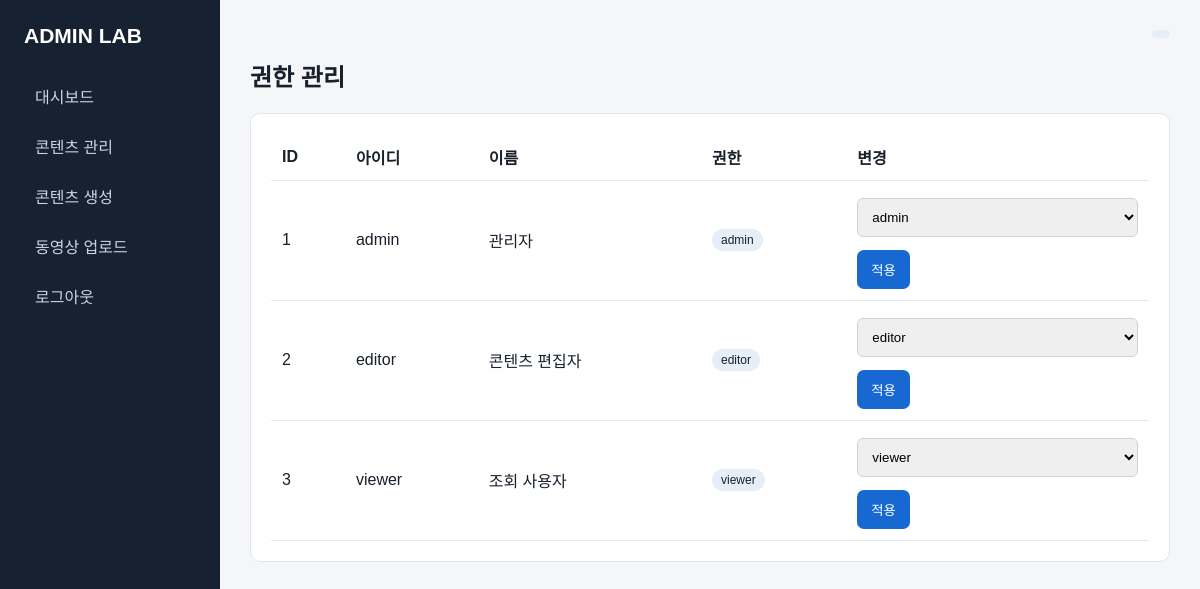
/users.php, run on an earlier commit of the app's database.
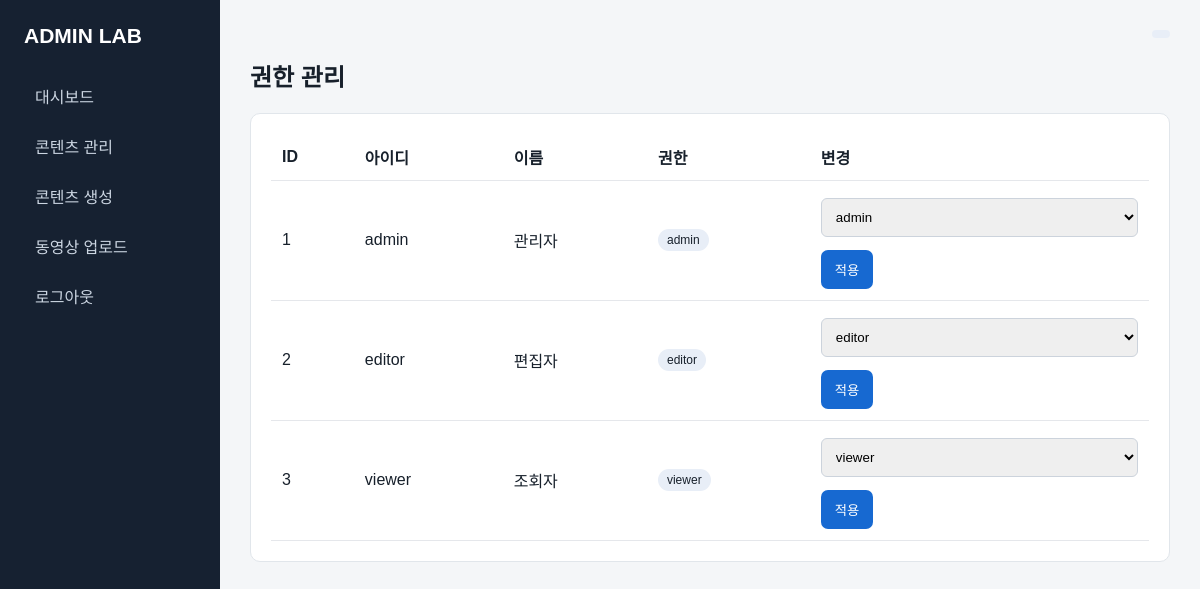
And on a later commit of the database.
### tables this page shows
CREATE TABLE IF NOT EXISTS users (
    id INT AUTO_INCREMENT PRIMARY KEY,

    username VARCHAR(50) NOT NULL UNIQUE,

    password VARCHAR(255) NOT NULL,

    name VARCHAR(100) NOT NULL,

    role ENUM('admin', 'editor', 'viewer')
        NOT NULL DEFAULT 'viewer',

    created_at TIMESTAMP
        DEFAULT CURRENT_TIMESTAMP
);

### auth.php (called while the page is built, shortened)
<?php
function e($v){ return htmlspecialchars((string)$v, ENT_QUOTES, 'UTF-8'); }

### users.php (the view, shortened to what this page needs)
<?php require 'header.php';require_role(['admin']);
$rows=$pdo->query('SELECT id,username,name,role,created_at FROM users ORDER BY id')->fetchAll();?>
<h2>권한 관리</h2><div class="card"><table><tr><th>ID</th><th>아이디</th><th>이름</th><th>권한</th><th>변경</th></tr>
<?php foreach($rows as $r):?><tr><td><?=$r['id']?></td><td><?=e($r['username'])?></td><td><?=e($r['name'])?></td><td><span class="tag"><?=e($r['role'])?></span></td><td><form method="post"><input type="hidden" name="id" value="<?=$r['id']?>"><select name="role"><option <?= $r['role']=='admin'?'selected':''?>>admin</option><option <?= $r['role']=='editor'?'selected':''?>>editor</option><option <?= $r['role']=='viewer'?'selected':''?>>viewer</option></select><button>적용</button></form></td></tr><?php endforeach;?>
</table></div><?php require 'footer.php';?>

### header.php (shortened to what this page needs)
<?php require_once __DIR__.'/auth.php'; require_login(); ?>
<!doctype html><html lang="ko"><head><meta charset="utf-8"><meta name="viewport" content="width=device-width,initial-scale=1"><title>Admin Lab</title><link rel="stylesheet" href="style.css"></head>
<body><div class="layout"><aside class="side"><h1>ADMIN LAB</h1>
<a href="index.php">대시보드</a><a href="posts.php">콘텐츠 관리</a><a href="post_form.php">콘텐츠 생성</a><a href="videos.php">동영상 업로드</a>
<a href="logout.php">로그아웃</a></aside><main class="main"><div class="top"><strong><?=e(current_user()['name'])?></strong> <span class="tag"><?=e(current_user()['role'])?></span></div>

### footer.php
</main></div></body></html>

### style.css (style rules this page uses)
* { box-sizing:border-box }
body { margin:0;background:#f4f6f8;color:#17202b;font-family:Arial,sans-serif }
.layout { display:flex;min-height:100vh }
.side { width:220px;background:#162131;color:white;padding:24px }
.side h1 { margin:0 0 25px;font-size:21px }
.side a { display:block;color:#ccd6e2;text-decoration:none;padding:11px;border-radius:7px;margin:4px 0 }
.main { flex:1;padding:30px;max-width:1250px }
.top { display:flex;justify-content:space-between;align-items:center;margin-bottom:20px }
.card { background:white;border:1px solid #e1e6eb;border-radius:10px;padding:20px;margin-bottom:18px }
table { width:100%;border-collapse:collapse }
th,td { padding:11px;border-bottom:1px solid #e5e7eb;text-align:left }
input,textarea,select { width:100%;padding:10px;border:1px solid #ccd3dc;border-radius:6px;margin:6px 0 13px }
button,.btn { display:inline-block;border:0;border-radius:7px;padding:10px 14px;background:#1769d1;color:#fff;text-decoration:none;cursor:pointer }
.tag { display:inline-block;padding:4px 9px;background:#e8eef7;border-radius:15px;font-size:12px }

What changed in the data, as far as the page shows it:
changed users "editor": name "콘텐츠 편집자" → "편집자"
changed users "viewer": name "조회 사용자" → "조회자"
